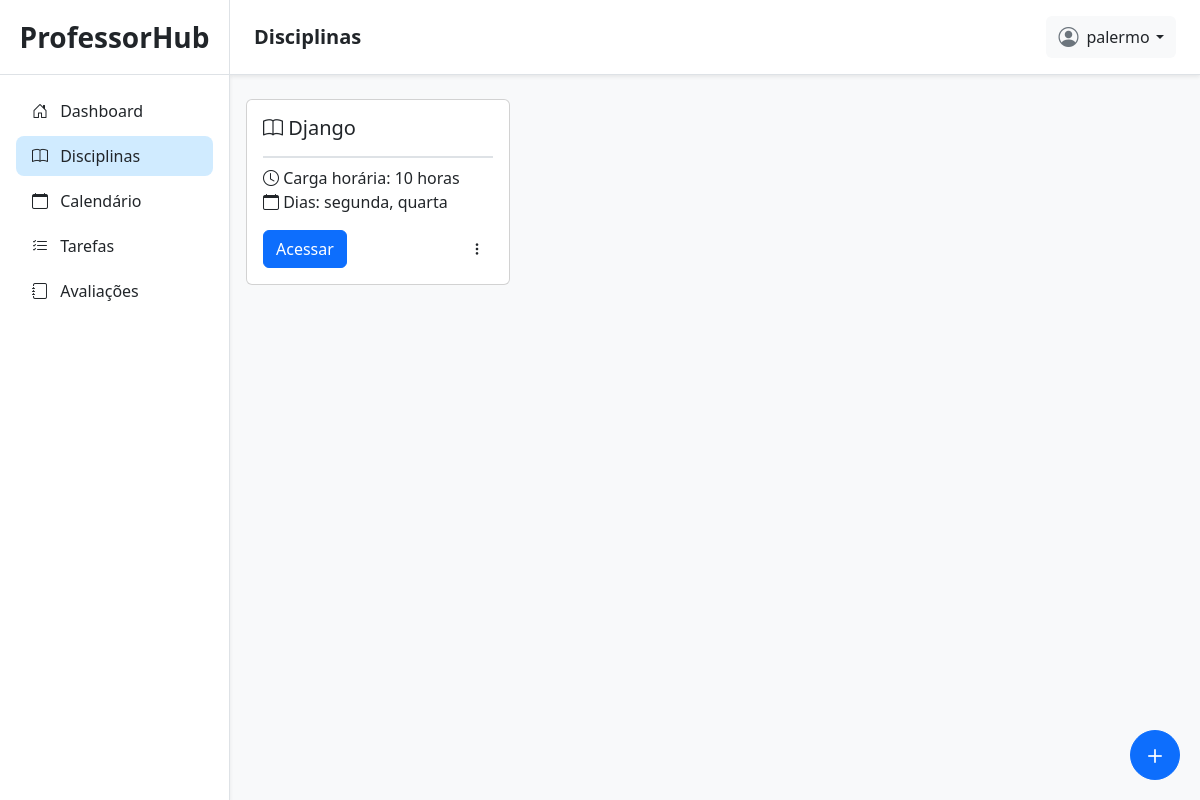
The page /disciplinas/ (signed in) on the database its author committed.
### planner/models.py (models this page shows, shortened)
class Disciplina(models.Model):
    PERIODO = [
        ('semestral', 'semestral'),
        ('anual', 'anual'),
    ]
    user = models.ForeignKey(User, on_delete=models.CASCADE, related_name='disciplinas')
    calendario = models.ForeignKey(CalendarioLetivo, on_delete=models.CASCADE, related_name='disciplinas')
    nome = models.CharField(max_length=100)
    periodo = models.CharField(max_length=20, choices=PERIODO)
    carga_horaria = models.PositiveIntegerField()
    aviso = models.CharField(max_length=100, default='')

### planner/views.py (the view, shortened to what this page needs)
# urls.py: path('disciplinas/', disciplinas_view, name='disciplinas'),
@login_required(login_url='/login/')
@transaction.atomic
def disciplinas_view(request):
    def _render_page():
        disciplinas = Disciplina.objects.filter(user=request.user)
        calendarios = CalendarioLetivo.objects.filter(user=request.user)
        form = DisciplinaForm()
        dias_disciplinas = []
        for disciplina in disciplinas:
            dias = get_dias_aula_na_semana_disciplina(disciplina)
            dias_list = list(dias)
            dias_str = ', '.join(dias_list)
            dias_disciplinas.append(
                (disciplina, dias_str)
            )
            criar_aviso_se_faltar_aulas(disciplina)
        return render(request, 'planner/disciplinas/disciplinas.html', {
            'disciplinas': disciplinas,
            'calendarios': calendarios,
            'form': form,
            'dias_disciplinas': dias_disciplinas
        })
    return _render_page()

### planner/views.py (called while the page is built)
def calcular_num_aulas_faltantes(disciplina):
    total = disciplina.carga_horaria
    aulas_criadas = PlanoAula.objects.filter(
        disciplina=disciplina,
    ).aggregate(num_aulas=Sum('num_aulas'))['num_aulas'] or 0
    print('total:', total)
    print('aulas_criadas:', aulas_criadas)
    aulas_faltantes = total - aulas_criadas
    nome = f'[{disciplina.nome}]'
    carga = f'total={total:02}'
    print(f'[{str(disciplina.pk).rjust(2)}] | {nome.ljust(15)} | {carga:02}h | {aulas_criadas:02} | -> faltam {aulas_faltantes} aula(s)')
    return aulas_faltantes

def criar_aviso_se_faltar_aulas(disciplina):
    aulas_faltantes = calcular_num_aulas_faltantes(disciplina)
    mensagem = ''
    if aulas_faltantes > 0:
        mensagem = f"Faltam {aulas_faltantes} aula{'s' if aulas_faltantes != 1 else ''} para cumprir a carga horária!"
    if aulas_faltantes > 0:
        if not disciplina.aviso:
            disciplina.aviso = mensagem
            disciplina.save()
    else:
        print('tudo ok aulas')
        disciplina.aviso = ''
        disciplina.save()

def get_dias_aula_na_semana_disciplina(disciplina):
    dias = set()
    for plano in disciplina.planos.all()[:5]:
        dia = get_dia_semana(plano.data)
        dias.add(dia)
    return dias

def get_dia_semana(proximo_dia):
    NAME_DAYS_WEEK = {
        'Monday': 'segunda',
        'Tuesday': 'terca',
        'Wednesday': 'quarta',
        'Thursday': 'quinta',
        'Friday': 'sexta',
        'Saturday': 'sábado',
        'Sunday': 'domingo'
    }
    dia_nome = calendar.day_name[proximo_dia.weekday()]
    return NAME_DAYS_WEEK[dia_nome]

### planner/templates/planner/disciplinas/disciplinas.html (shortened to what this page needs)
{% extends 'planner/base.html' %}
{% load static %}
{% block titlenavbar %}
Disciplinas
{% endblock %}
{% block content %}
<div class="container m-1 mt-4 position-relative">
    <div class="row row-cols-1 row-cols-md-3 g-4 mb-3">
        {% for disciplina, dias_aulas in dias_disciplinas %}
        <div class="col" style="max-width: 18rem;">
            <div class="card h-100">
                <div class="card-body d-flex flex-column">
                    <h5 class="card-title border-bottom border-2 pb-3"><i class="bi bi-book"></i> {{ disciplina.nome }}</h5>
                    <div>
                        <div><i class="bi bi-clock"></i> Carga horária: {{ disciplina.carga_horaria }} horas</div>
                        <div><i class="bi bi-calendar"></i> Dias: {{ dias_aulas }}</div>
                    </div>
                    <div class="mt-auto pt-3 d-flex justify-content-between align-items-center">
                        <a href="{% url 'disciplina_planos' disciplina.id %}" class="btn btn-primary">Acessar</a>
                        <div class="dropdown">
                            <button class="btn btn-sm" type="button" data-bs-toggle="dropdown" aria-expanded="false">
                                <i class="bi bi-three-dots-vertical"></i>
                            </button>
                        </div>
                    </div>
                </div>
            </div>
        </div>
        {% empty %}
        <div class="col-12">
            <div class="alert alert-info">Nenhuma disciplina cadastrada.</div>
        </div>
        {% endfor %}
    </div>
</div>
<button type="button"
    class="btn btn-primary rounded-circle d-flex align-items-center justify-content-center position-fixed"
    data-bs-toggle="modal"
    data-bs-target="#adicionarDisciplina"
    style="height: 50px; width: 50px; bottom: 20px; right: 20px;">
    <i class="bi bi-plus fs-3"></i>
</button>
{% endblock %}

### planner/templates/planner/base.html (shortened to what this page needs)
{% load static %}
<!doctype html>
<html lang="en">
<head>
    <link href="https://cdn.jsdelivr.net/npm/bootstrap@5.2.3/dist/css/bootstrap.min.css" rel="stylesheet"
>
    <link rel="stylesheet" href="https://cdn.jsdelivr.net/npm/bootstrap-icons@1.13.1/font/bootstrap-icons.min.css">
    <link rel="stylesheet" href="{% static 'css/planner/base.css' %}">
</head>
<body class="bg-light">
    <div class="container-fluid p-0">
        <div class="sidebar p-0 position-relative shadow-sm">
            <div class="sidebar-header py-3 px-3 text-center border-bottom">
                <a class="nav-link fs-3 fw-semibold text-dark" href="/">ProfessorHub</a>
            </div>
            <div class="d-flex flex-column justify-content-between pb-4" style="height: 90%;">
                <div class="sidebar-content">
                    <ul class="list-group mx-3 mt-3">
                        <li class="list-group-item {% if '/dashboard/' in request.path %}item-active{% endif %}">
                            <a href="{% url 'admin_dashboard' %}" class="text-decoration-none d-block text-dark">
                                <i class="bi bi-house-door me-2"></i> Dashboard
                            </a>
                        </li>
                        <li class="list-group-item {% if '/disciplinas/' in request.path %}item-active{% endif %}">
                            <a href="{% url 'disciplinas' %}" class="text-decoration-none d-block text-dark">
                                <i class="bi bi-book me-2"></i> Disciplinas
                            </a>
                        </li>
                        <li class="list-group-item {% if '/calendarios/' in request.path %}item-active{% endif %}">
                            <a href="{% url 'calendarios' %}" class="text-decoration-none d-block text-dark">
                                <i class="bi bi-calendar me-2"></i> Calendário
                            </a>
                        </li>
                        <li class="list-group-item {% if '/tarefas/' in request.path and '/disciplinas/' not in request.path %}item-active{% endif %}">
                            <a href="{% url 'tarefas' %}" class="text-decoration-none d-block text-dark">
                                <i class="bi bi-list-check me-2"></i> Tarefas
                            </a>
                        </li>
                        <li class="list-group-item {% if '/avaliacoes/' in request.path and '/disciplinas/' not in request.path %}item-active{% endif %}">
                            <a href="{% url 'avaliacoes' %}" class="text-decoration-none d-block text-dark">
                                <i class="bi bi-journal me-2"></i> Avaliações
                            </a>
                        </li>
                    </ul>
                </div>
            </div>
        </div>
        <div class="content-page p-0">
            <div class="navbar bg-white shadow-sm position-sticky top-0 px-4 py-3 border-bottom d-flex justify-content-between align-items-center"
                style="z-index: 900;">
                <div class="d-flex align-items-center gap-3">
                    <h5 class="mb-0 fw-semibold text-dark">
                        {% block titlenavbar %}
                        {% endblock %}
                    </h5>
                </div>
                <div class="dropdown">
                    <button class="btn btn-light border-0 d-flex align-items-center gap-2" type="button"
                        id="dropdownMenuButton1" data-bs-toggle="dropdown" aria-expanded="false">
                        <i class="bi bi-person-circle fs-5 text-secondary"></i>
                        <span class="dropdown-toggle text-dark">{{ request.user }}</span>
                    </button>
                </div>
            </div>
            {% block content %}
            {% endblock %}
        </div>
</body>
</html>

### static/css/planner/base.css (style rules this page uses)
body { overflow: hidden; }
.container-fluid { display: flex; height: 100vh; }
.content-page { flex: 1; overflow-y: auto; background-color: #f8f9fa; }
.sidebar { background-color: #ffffff; width: 230px; height: 100vh; border-right: 1px solid #dee2e6; transition: all 0.3s ease-in-out; }
.sidebar-header a { color: #2c3e50; }
.sidebar .list-group-item { background-color: transparent; border: none; border-radius: 8px; margin-bottom: 5px; transition: 0.2s; }
.item-active { background-color: #d0ebff !important; font-weight: 500; }
.navbar { background-color: #ffffff !important; }
.navbar h5 { color: #2c3e50; }
.dropdown-toggle::after { margin-left: 0.4rem; }

### rows shown on the page
Disciplina: nome "Django", carga_horaria "10", dias_aulas "segunda, quarta"

### other values the page prints
{{ request.user }} "palermo"
